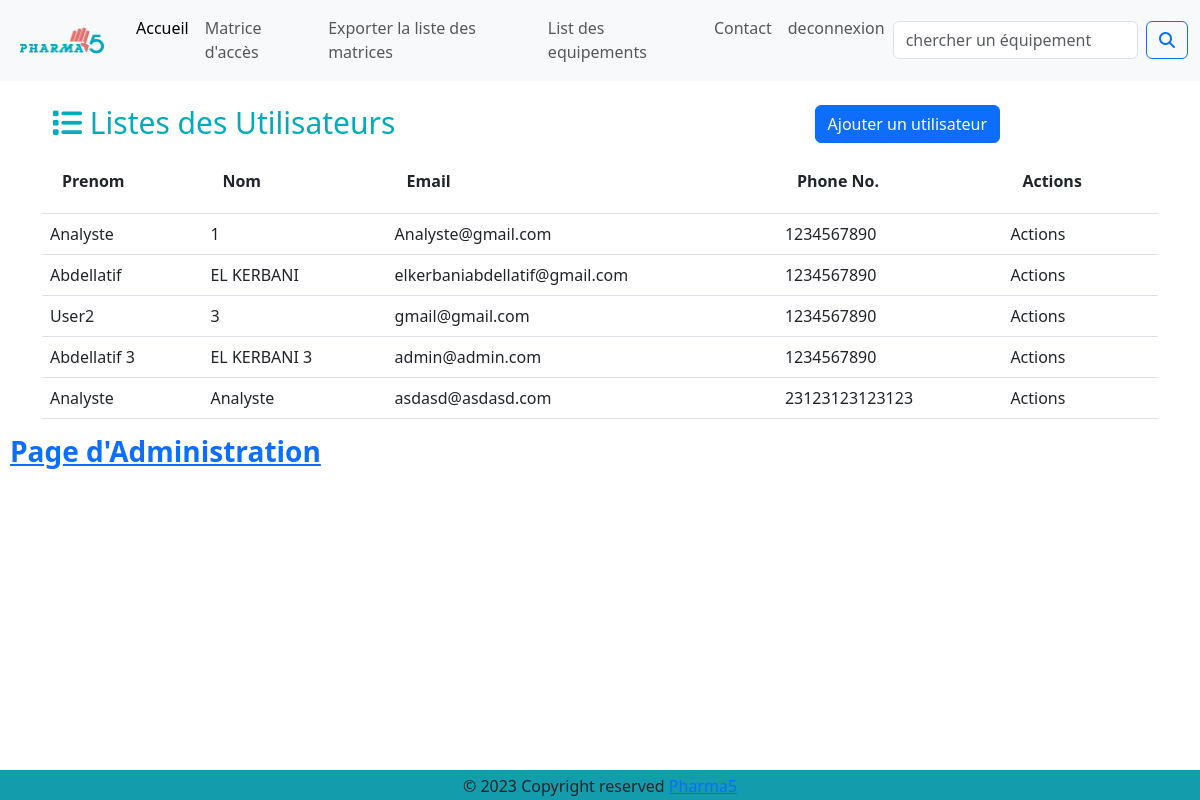
Screenshot of /membre/administration (signed in) with the database file from the repository.
### membre/models.py (models this page shows, shortened)
class Analyste(models.Model):
    user_id = models.fields.AutoField(primary_key=True)
    first_name = models.fields.CharField(max_length=100, null=False)
    last_name = models.fields.CharField(max_length=100, null=False)
    email = models.fields.EmailField(max_length=100, null=False)
    password = models.fields.CharField(max_length=100, null=False)
    phone = models.fields.CharField(max_length=100, null=False)

### membre/views.py (the view)
# urls.py: path('administration', views.index , name = "index"),
def index(request):
    return render(request, 'authentification/administration.html',{
        'Utilisateurs': Analyste.objects.all()
    })

### membre/templates/authentification/administration.html (shortened to what this page needs)
{% extends 'authentification/base.html' %}
{% block content %}
{% if user.is_superuser %}
<html>
<head lang="en">
</head>
<body>
{% if Utilisateurs %}
<a href="{% url 'ajout' %}" class="btn btn-primary" id="btn-link">Ajouter un utilisateur</a>
<div class="container">
    <h1><i class="fa fa-solid fa-list"></i> Listes des Utilisateurs</h1>
    <div class="row">
        <div class="col-md-12">
            <table class="table">
                <tr class="table-header">
                    <th class="cell">Prenom</th>
                    <th class="cell">Nom</th>
                    <th class="cell">Email</th>
                    <th class="cell">Phone No.</th>
                    <th class="cell">Actions</th>
                </tr>
                {% for uti in Utilisateurs %}
                <tr class="active">
                    <td class="cell">{{ uti.first_name }} </td>
                    <td class="cell">{{ uti.last_name }}</td>
                    <td class="cell">{{ uti.email }}</td>
                    <td class="cell">{{ uti.phone }}</td>
                    <td class="cell">Actions</td>
                </tr>
                {% endfor %}
            </table>
        </div>
    </div>
</div>
{% else %}
<h2> Aucun utilisateur n'est enregistré</h2>
{% endif %}
<h3><b> <a href="{% url 'admin:index' %}"> Page d'Administration</a> </b></h3>
</body>
</html>
{% endif %}
{% endblock %}

### membre/templates/authentification/base.html (shortened to what this page needs)
{% load static %}
<!DOCTYPE html>
<html lang="en">
<head>
    <link href="https://cdn.jsdelivr.net/npm/bootstrap@5.3.0-alpha3/dist/css/bootstrap.min.css" rel="stylesheet">
    <link rel="stylesheet" href="https://cdnjs.cloudflare.com/ajax/libs/font-awesome/6.2.0/css/all.min.css" />
    <link rel="stylesheet" href="{% static 'style.css' %}" />
</head>
<body>
    <div class="corp">
        <div class="navbar navbar-expand-lg navbar-light bg-light">
            <div class="container-fluid">
                <a class="navbar-brand" href="{% url 'home' %}">
                    <img src="{% static 'images/logo-pharma5.png' %}" alt="Description de l'image" class="logo">
                </a>
                <div class="collapse navbar-collapse" id="navbarNav">
                    <ul class="navbar-nav">
                        {% if user.is_authenticated %}
                            <li class="nav-item">
                                <a class="nav-link active" aria-current="page" href="{% url 'home' %}">Accueil</a>
                            </li>
                            <li class="nav-item">
                                <a class="nav-link" href="{% url 'matrice_pagel' %}">Matrice d'accès</a>
                            </li>
                            <li class="nav-item">
                                <a class="nav-link" href="{% url 'exporter_liste' %}">Exporter la liste des matrices</a>
                            </li>
                            <li class="nav-item">
                                <a class="nav-link" href="{% url 'all_equipments' %}">List des equipements</a>
                            </li>
                            <li class="nav-item">
                                <a class="nav-link" href="{% url 'contact' %}">Contact</a>
                            </li>
                            <li class="nav-item">
                                <a class="nav-link" href="{% url 'deconnexion' %}">deconnexion</a>
                            </li>
                        {% endif %}
                    </ul>
                    <form class="d-flex ms-auto" role="search" method="POST" action="{% url 'recherche' %}">
                        <input class="form-control me-2" type="search" placeholder="chercher un équipement" aria-label="Search" name="searched">
                        <button class="btn btn-outline-primary" type="submit">
                            <i class="fas fa-search"></i>
                        </button>
                    </form>
                </div>
            </div>
        </div>
        <br>
    </div>
    <div class="contenu">
        {% block content %}
        {% endblock %}
    </div>
    <footer class="pied-page">
        <div class="text-center p-1">
            © 2023 Copyright reserved
            <a class="text-blue" href="https://www.pharma5.ma/"> Pharma5</a>
        </div>
    </footer>
</body>
</html>

### membre/static/style.css (style rules this page uses)
body { display: flex; flex-direction: column; min-height: 100vh; }
.contenu { min-height: 100%; margin-bottom: 8%; }
.pied-page { position: fixed; bottom: 0; width: 100%; margin-top: 80px; height: 30px; background-color: #139cac; }
h1, h2, h3, h5 { padding-left: 10px; color:#00abbe; }
img.logo { width: 100px; height: auto; padding: 8px; padding-bottom: 16; border-radius: 10%; }

### membre/templates/authentification/administration.html (style rules this page uses)
h1 { font-size:30px; }
.table .table-header { background:#00abbe; color:#333; }
.table .table-header .cell { padding:20px; }
#btn-link { display: inline-block; float: right; margin-right: 200px; }

### rows the page displays
Analyste: first_name "Analyste", last_name "1", email "Analyste@gmail.com", phone "1234567890"
Analyste: first_name "Abdellatif", last_name "EL KERBANI", email "elkerbaniabdellatif@gmail.com", phone "1234567890"
Analyste: first_name "User2", last_name "3", email "gmail@gmail.com", phone "1234567890"
Analyste: first_name "Abdellatif 3", last_name "EL KERBANI 3", email "admin@admin.com", phone "1234567890"
Analyste: first_name "Analyste", last_name "Analyste", email "asdasd@asdasd.com", phone "23123123123123"
